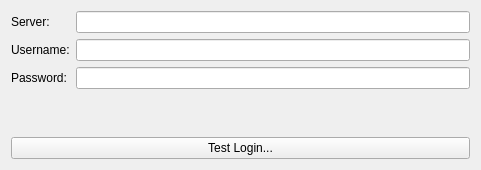
<?xml version="1.0" encoding="UTF-8"?>
<ui version="4.0">
 <author>Alessandro Cosentino</author>
 <class>ConfigDialog</class>
 <widget class="QWidget" name="ConfigDialog">
  <property name="geometry">
   <rect>
    <x>0</x>
    <y>0</y>
    <width>481</width>
    <height>170</height>
   </rect>
  </property>
  <layout class="QVBoxLayout" name="verticalLayout">
   <item>
    <layout class="QGridLayout" name="gridLayout">
     <item row="0" column="0">
      <widget class="QLabel" name="label">
       <property name="text">
        <string>Server:</string>
       </property>
      </widget>
     </item>
     <item row="0" column="1">
      <widget class="QLineEdit" name="serverLineEdit"/>
     </item>
     <item row="2" column="0">
      <widget class="QLabel" name="label_2">
       <property name="text">
        <string>Password:</string>
       </property>
      </widget>
     </item>
     <item row="2" column="1">
      <widget class="QLineEdit" name="passwordLineEdit">
       <property name="echoMode">
        <enum>QLineEdit::Password</enum>
       </property>
      </widget>
     </item>
     <item row="1" column="0">
      <widget class="QLabel" name="label_3">
       <property name="text">
        <string>Username:</string>
       </property>
      </widget>
     </item>
     <item row="1" column="1">
      <widget class="QLineEdit" name="usernameLineEdit"/>
     </item>
    </layout>
   </item>
   <item>
    <spacer name="verticalSpacer">
     <property name="orientation">
      <enum>Qt::Vertical</enum>
     </property>
     <property name="sizeHint" stdset="0">
      <size>
       <width>20</width>
       <height>131</height>
      </size>
     </property>
    </spacer>
   </item>
   <item>
    <widget class="QPushButton" name="testButton">
     <property name="text">
      <string>Test Login...</string>
     </property>
    </widget>
   </item>
  </layout>
 </widget>
 <tabstops>
  <tabstop>serverLineEdit</tabstop>
  <tabstop>usernameLineEdit</tabstop>
  <tabstop>passwordLineEdit</tabstop>
  <tabstop>testButton</tabstop>
 </tabstops>
 <resources/>
 <connections/>
</ui>
